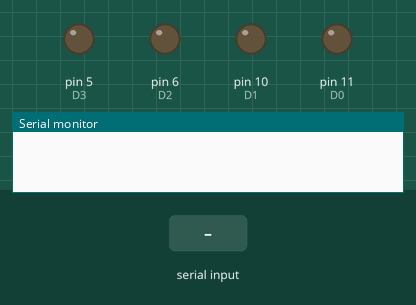
Bench run of a sketch on a simulated Arduino Uno, built with avr-gcc and run on an emulated ATmega328P. Shown: output pins drawn as LEDs (lit = HIGH), the last lines printed to the serial monitor. The test bench sets the inputs (shaded band).

Above: at 1.2 s.
1.3 s: "F" received over the second serial link
At 1.7 s:
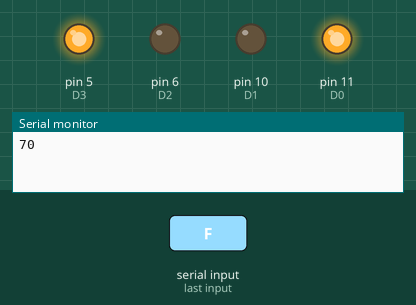
2.8 s: "B" received over the second serial link
At 4.0 s:
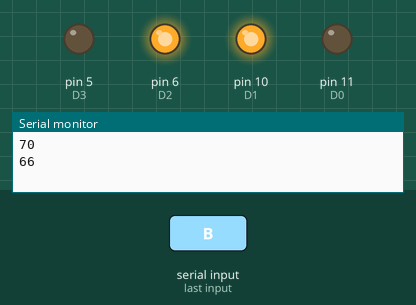
4.3 s: "L" received over the second serial link
At 5.1 s:
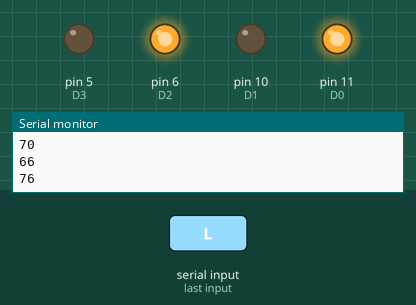
5.8 s: "R" received over the second serial link
At 6.3 s:
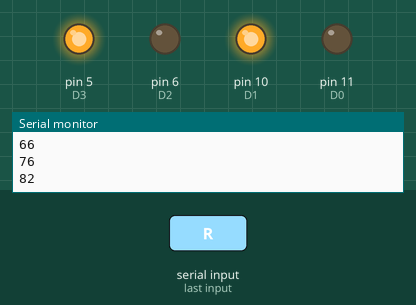
7.3 s: "G" received over the second serial link
At 8.5 s:
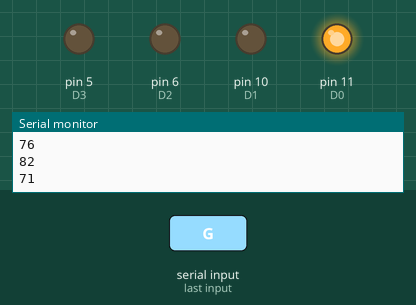
8.8 s: "I" received over the second serial link
At 9.8 s:
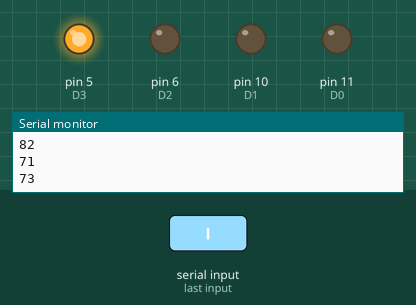
Timing chart, 0 to 11.3 s (numbered marks = the images above; inputs shaded):
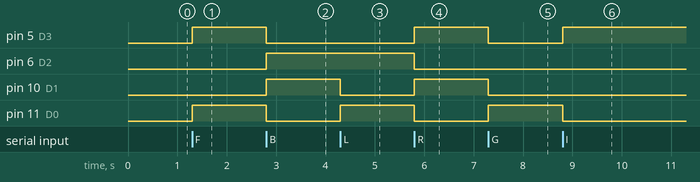

Measured:
- after the input at 1.3 s, pin 5 (D3), pin 11 (D0): LOW → HIGH at once
- after the input at 2.8 s, pin 5 (D3), pin 11 (D0): HIGH → LOW at once; pin 6 (D2), pin 10 (D1): LOW → HIGH at once
- after the input at 4.3 s, pin 10 (D1): HIGH → LOW at once; pin 11 (D0): LOW → HIGH at once
- after the input at 5.8 s, pin 5 (D3), pin 10 (D1): LOW → HIGH at once; pin 6 (D2), pin 11 (D0): HIGH → LOW at once
- after the input at 7.3 s, pin 5 (D3), pin 10 (D1): HIGH → LOW at once; pin 11 (D0): LOW → HIGH at once
- after the input at 8.8 s, pin 5 (D3): LOW → HIGH at once; pin 11 (D0): HIGH → LOW at once

The sketch:

Maze_runner.ino
```cpp
#include<SoftwareSerial.h>
SoftwareSerial BTSerial(0,1);
#define D0 11 //ZK5AD Motor Driver pins.
#define D1 10
#define D2 6
#define D3 5
int command; //Int to store app command state.
int Speed = 255; // 0 - 255.
int Speedsec;
int buttonState = 0;
int lastButtonState = 0;
int Turnradius = 0; //Set the radius of a turn, 0 - 255 Note:the robot will malfunction if this is higher than int Speed.
int brakeTime = 45;
int brkonoff = 1; //1 for the electronic braking system, 0 for normal.
void setup() {
  pinMode(D0, OUTPUT);
  pinMode(D1, OUTPUT);
  pinMode(D2, OUTPUT);
  pinMode(D3, OUTPUT);
  Serial.begin(9600);  //Set the baud rate to your Bluetooth module.
  BTSerial.begin(9600);
}
void loop() {
  if (BTSerial.available() > 0) {

    command = BTSerial.read();
    Stop(); //Initialize with motors stoped.
    Serial.println(command);

    switch (command) {
      case 'F':

        forward();
        break;
      case 'B':
        back();
        break;
      case 'L':
        left();
        break;
      case 'R':
        right();
        break;
      case 'G':
        forwardleft();
        break;
      case 'I':
        forwardright();
        break;
      case 'H':
        backleft();
        break;
      case 'J':
        backright();
        break;
      case '0':
        Speed = 100;
        break;
      case '1':
        Speed = 140;
        break;
      case '2':
        Speed = 153;
        break;
      case '3':
        Speed = 165;
        break;
      case '4':
        Speed = 178;
        break;
      case '5':
        Speed = 191;
        break;
      case '6':
        Speed = 204;
        break;
      case '7':
        Speed = 216;
        break;
      case '8':
        Speed = 229;
        break;
      case '9':
        Speed = 242;
        break;
      case 'q':
        Speed = 255;
        break;
    }
    Speedsec = Turnradius;
    if (brkonoff == 1) {
      brakeOn();
    } else {
      brakeOff();
    }
  }
}
void right()
{

  analogWrite(D3, Speed);
  analogWrite(D1, Speed);
  analogWrite(D0, 0);
  analogWrite(D2, 0);

}
void left() {
  analogWrite(D2, Speed);
  analogWrite(D0, Speed);
  analogWrite(D3,  0);
  analogWrite(D1, 0);
}
void forward() {
    analogWrite(D0, Speed);
  analogWrite(D3, Speed);
  analogWrite(D1, 0);
  analogWrite(D2, 0);


}
void back() {
    analogWrite(D1, Speed);
  analogWrite(D2, Speed);
  analogWrite(D3, 0);
  analogWrite(D0, 0);


}
void forwardright() {
  analogWrite(D1, Speedsec);
  analogWrite(D3, Speed);
  analogWrite(D2, 0);
  analogWrite(D0, 0);
}
void backleft() {
  analogWrite(D1, Speed);
  analogWrite(D3, Speedsec);
  analogWrite(D2, 0);
  analogWrite(D0, 0);
}
void forwardleft() {
  analogWrite(D0, Speed);
  analogWrite(D3, Speedsec);
  analogWrite(D1,0);
  analogWrite(D2, 0);
}
void backright() {
  analogWrite(D0, Speedsec);
  analogWrite(D2, Speed);
  analogWrite(D1, 0);
  analogWrite(D3, 0);
}
void Stop() {
  analogWrite(D0, 0);
  analogWrite(D1, 0);
  analogWrite(D2, 0);
  analogWrite(D3, 0);
}
void brakeOn() {
  //Here's the future use: an electronic braking system!
  // read the pushbutton input pin:
  buttonState = command;
  // compare the buttonState to its previous state
  if (buttonState != lastButtonState) {
    // if the state has changed, increment the counter
    if (buttonState == 'S') {
      if (lastButtonState != buttonState) {
        digitalWrite(D0, HIGH);
        digitalWrite(D1, HIGH);
        digitalWrite(D2, HIGH);
        digitalWrite(D3, HIGH);
        delay(brakeTime);
        Stop();
      }
    }
    // save the current state as the last state,
    //for next time through the loop
    lastButtonState = buttonState;
  }
}
void brakeOff() {
}
```
